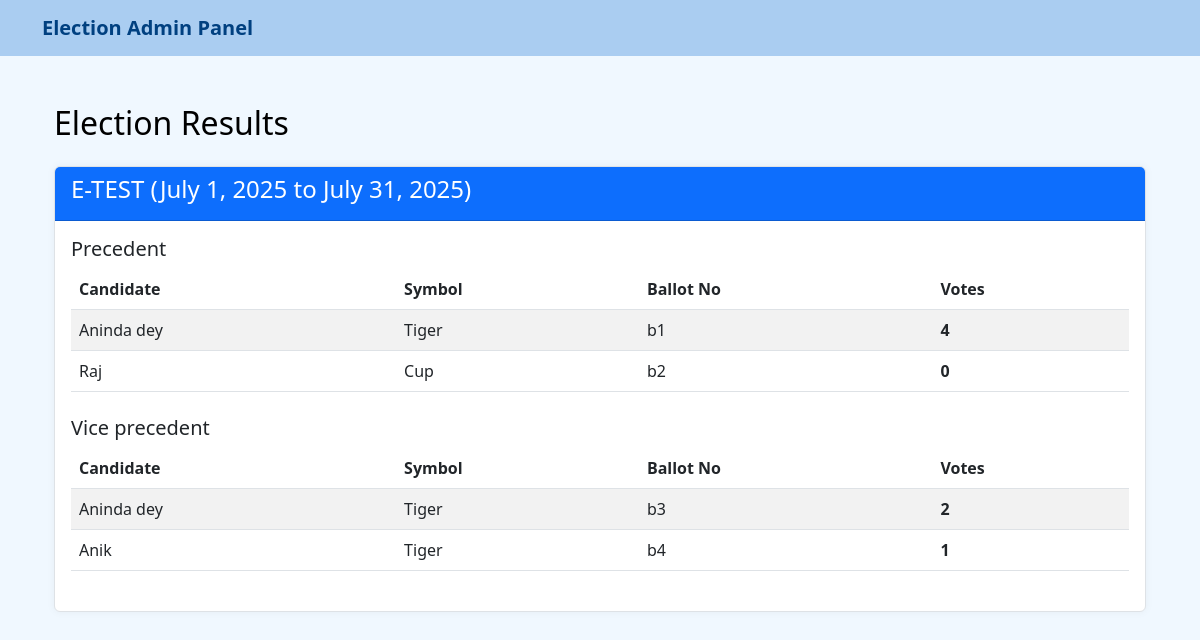
Page /manage/results/ on the committed database.
### core/models.py (models this page shows, shortened)
class BaseModel(models.Model):
    created_user = models.ForeignKey(
        settings.AUTH_USER_MODEL,
        on_delete=models.PROTECT,
        blank=True,
        null=True,
        related_name="%(app_label)s_%(class)s_createdby"
    )
    is_draft = models.BooleanField(_('Is Draft'), default=True)
    is_active = models.BooleanField(_('Is Active'), default=True)
    order = models.CharField(_("Order"), max_length=255, blank=True, null=True)
    display_order = models.CharField(
        _("Display Order"),
        max_length=255,
        blank=True,
        null=True
    )
    is_deleted = models.BooleanField(_('Is Deleted'), default=False)
    created_at = models.DateTimeField(
        _('Created At'),
        auto_now_add=True,
        null=True
    )
    update_user = models.ForeignKey(
        settings.AUTH_USER_MODEL,
        on_delete=models.SET_NULL,
        blank=True,
        null=True,
        related_name=(
            "%(app_label)s_%(class)s_updated"
        )
    )
    last_updated = models.DateTimeField(
        _('Last Updated'), auto_now=True, null=True
    )
    deleted_user = models.ForeignKey(
        settings.AUTH_USER_MODEL,
        on_delete=models.SET_NULL,
        blank=True,
        null=True,
        related_name="%(app_label)s_%(class)s_deleted"
    )
    deleted_at = models.DateTimeField(_('Deleted At'), blank=True, null=True)
    class Meta:
        abstract = True

class Election(BaseModel):
    title = models.CharField(max_length=255)
    start_date = models.DateField()
    end_date = models.DateField()

class Position(BaseModel):
    title = models.CharField(max_length=100)
    description = models.TextField(blank=True, null=True)
    total_seats = models.PositiveIntegerField(default=1)

class Ballot(BaseModel):
    ballot_no = models.CharField(max_length=20, unique=True)
    symbol = models.CharField(max_length=50)
    position = models.ForeignKey(Position, on_delete=models.CASCADE)
    candidate = models.ForeignKey(Candidate, on_delete=models.CASCADE)
    election = models.ForeignKey(Election, on_delete=models.CASCADE)
    class Meta:
        unique_together = ('candidate', 'position', 'election')
        verbose_name_plural = "Ballots"

class Candidate(BaseModel):
    employee = models.ForeignKey(Employee, on_delete=models.CASCADE)
    class Meta:
        unique_together = (
            'employee',
        )  # Optional: one-time candidacy across system

class Employee(BaseModel):
    name = models.CharField(max_length=100)
    phone = models.CharField(max_length=15, unique=True)

### core/views/votes.py (the view)
# urls.py: path('manage/results/', vote_result_view, name='vote_results'),
def vote_result_view(request):
    elections = Election.objects.filter(is_deleted=False, is_active=True)
    result_data = []
    for election in elections:
        positions = Position.objects.filter(is_deleted=False, is_active=True)
        election_data = {'election': election, 'positions': []}
        for position in positions:
            ballots = (
                Ballot.objects.filter(position=position, election=election)
                .annotate(vote_count=Count('vote'))
                .order_by('-vote_count')
            )
            if ballots.exists():
                election_data['positions'].append({
                    'position': position,
                    'ballots': ballots
                })
        if election_data['positions']:
            result_data.append(election_data)
    return render(request, 'votes/vote_results.html', {
        'result_data': result_data
    })

### core/templates/votes/vote_results.html (shortened to what this page needs)
{% extends 'dashboard/ebase.html' %}
{% block content %}
<div class="container mt-5">
    <h2 class="mb-4">Election Results</h2>
    {% for election_data in result_data %}
        <div class="card mb-4">
            <div class="card-header bg-primary text-white">
                <h4>{{ election_data.election.title }} ({{ election_data.election.start_date }} to {{ election_data.election.end_date }})</h4>
            </div>
            <div class="card-body">
                {% for position_data in election_data.positions %}
                    <div class="mb-4">
                        <h5 class="text-dark">{{ position_data.position.title }}</h5>
                        <table class="table table-striped">
                            <thead>
                                <tr>
                                    <th>Candidate</th>
                                    <th>Symbol</th>
                                    <th>Ballot No</th>
                                    <th>Votes</th>
                                </tr>
                            </thead>
                            <tbody>
                                {% for ballot in position_data.ballots %}
                                    <tr>
                                        <td>{{ ballot.candidate.employee.name }}</td>
                                        <td>{{ ballot.symbol }}</td>
                                        <td>{{ ballot.ballot_no }}</td>
                                        <td><strong>{{ ballot.vote_count }}</strong></td>
                                    </tr>
                                {% endfor %}
                            </tbody>
                        </table>
                    </div>
                {% endfor %}
            </div>
        </div>
    {% empty %}
        <p>No election data available.</p>
    {% endfor %}
</div>
{% endblock %}

### core/templates/dashboard/ebase.html (style rules this page uses)
body { background-color: #f0f8ff; color: #000; }
.card { background-color: white; border: 1px solid #dee2e6; box-shadow: 0 0 8px rgba(0, 0, 0, 0.05); }

### rows in the picture
Election: election "E-TEST", election.start_date "July 1, 2025", election.end_date "July 31, 2025"
Position: position "Precedent"
Ballot: candidate.employee.name "Aninda dey", symbol "Tiger", ballot_no "b1", vote_count "4"
Ballot: candidate.employee.name "Raj", symbol "Cup", ballot_no "b2", vote_count "0"
Position: position "Vice precedent"
Ballot: candidate.employee.name "Aninda dey", symbol "Tiger", ballot_no "b3", vote_count "2"
Ballot: candidate.employee.name "Anik", symbol "Tiger", ballot_no "b4", vote_count "1"
